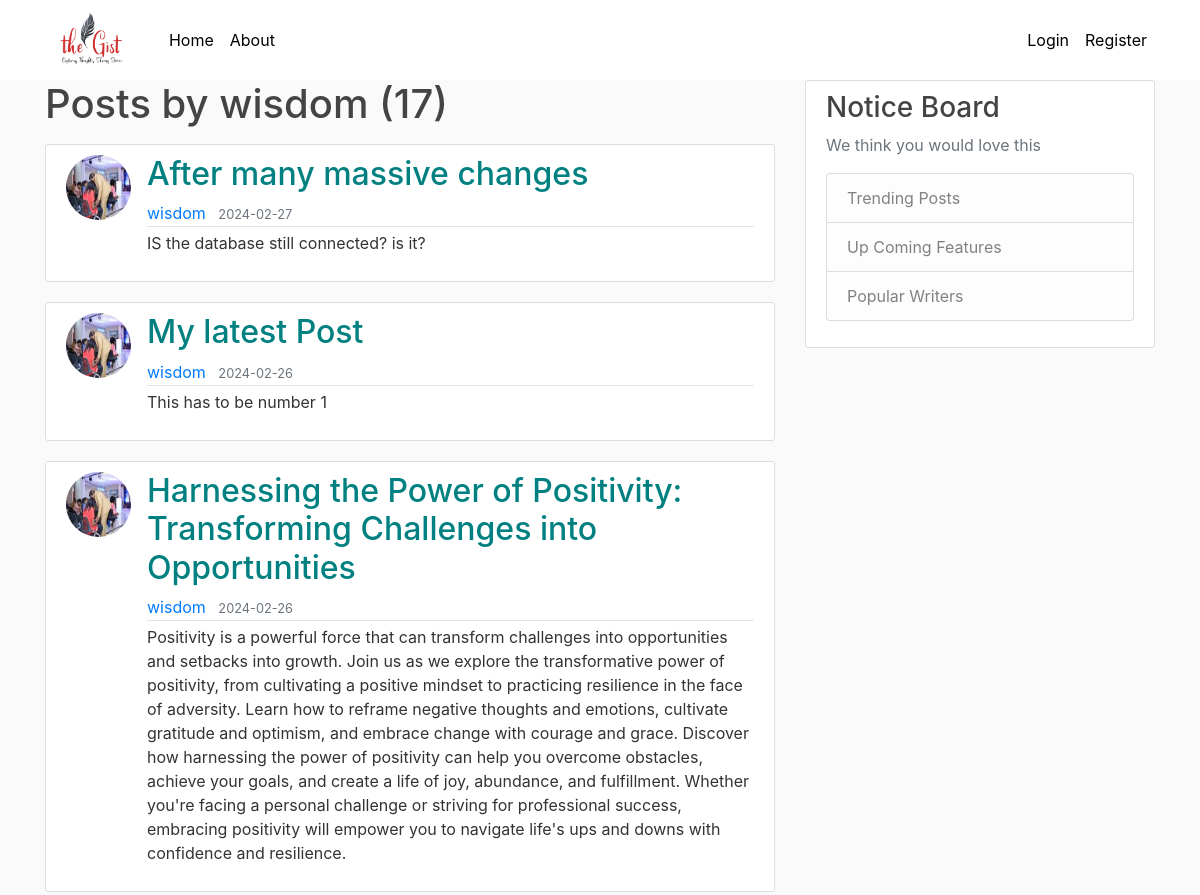
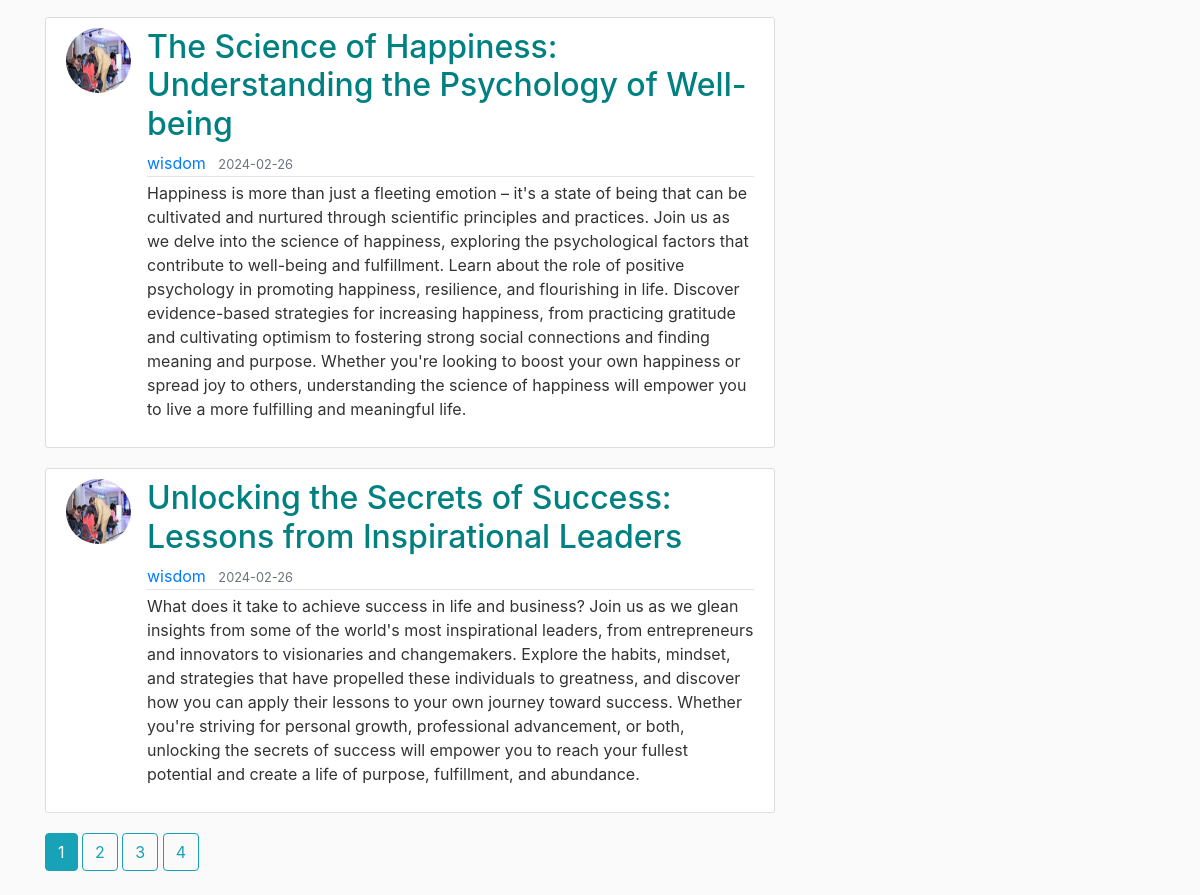
The page /user/wisdom on the database as committed earlier (2 pictures, top to bottom).
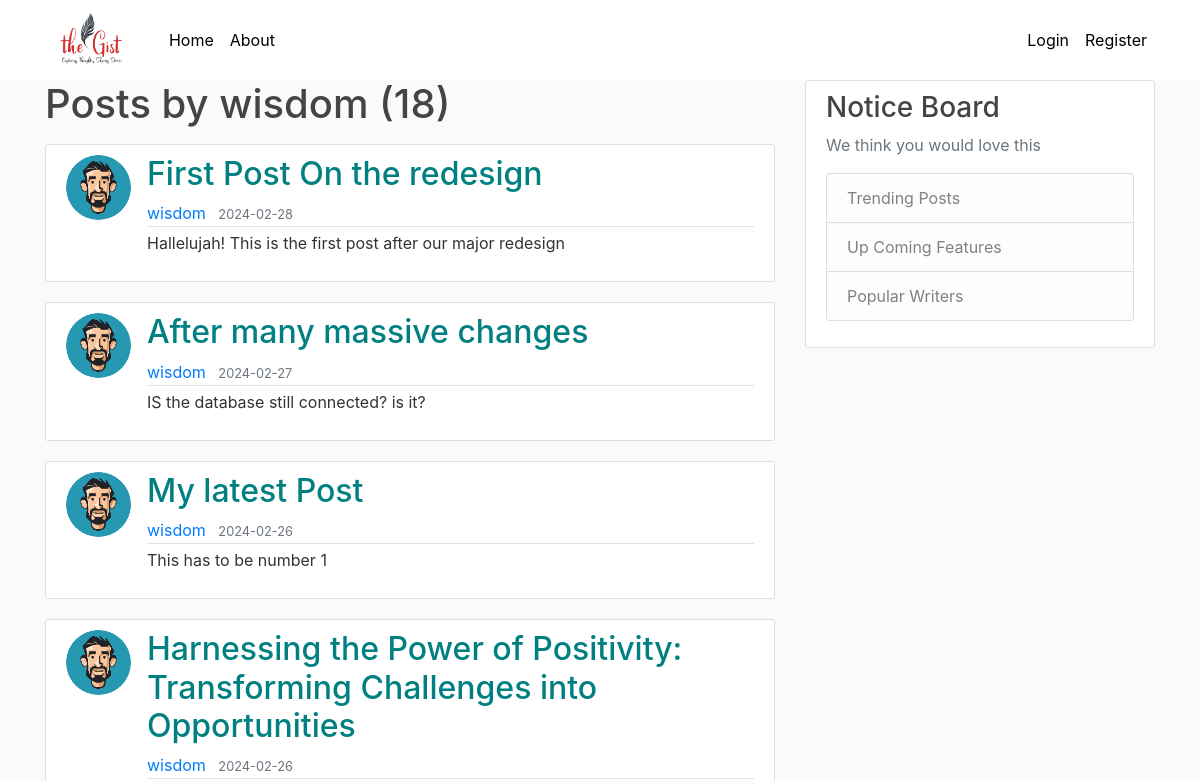
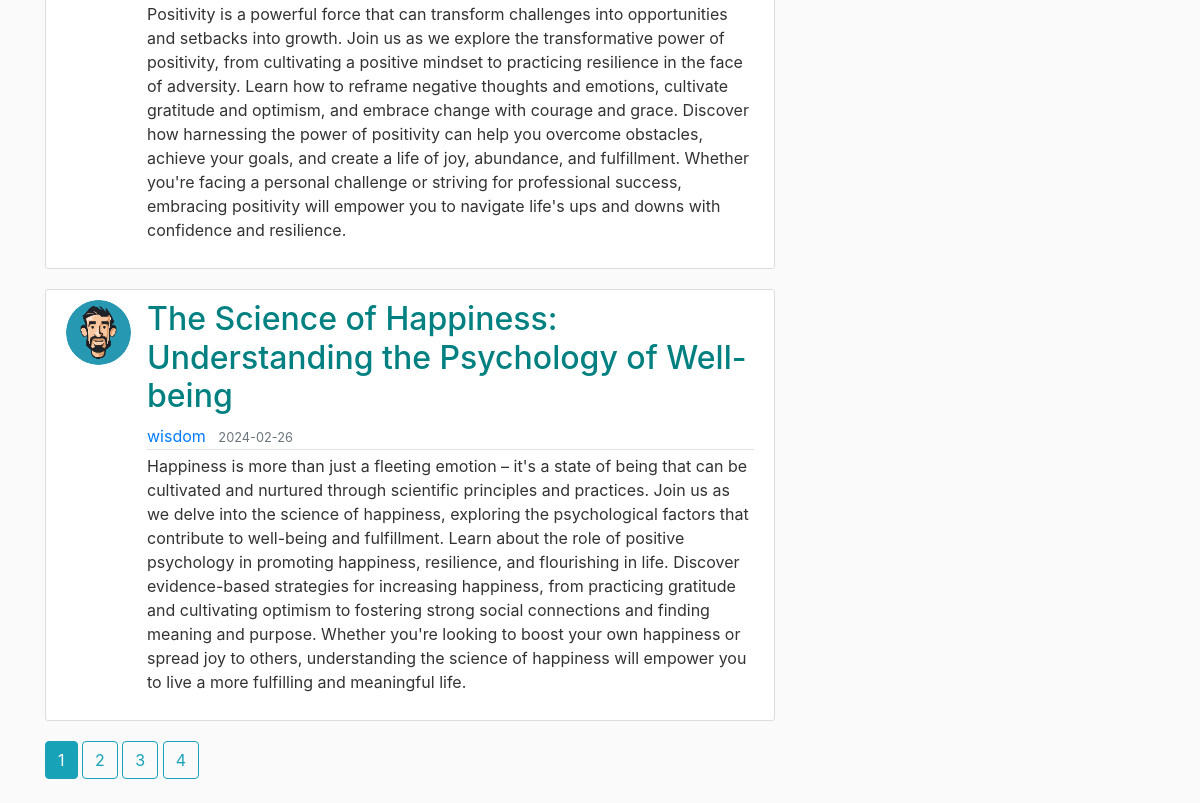
The same page on the database as committed later (2 pictures, top to bottom).
### flaskblog/models.py (models this page shows, shortened)
class User(db.Model, UserMixin):
    id = db.Column(db.Integer, primary_key=True)
    username = db.Column(db.String(20), unique=True, nullable=False)
    email = db.Column(db.String(120), unique=True, nullable=False)
    image_file = db.Column(db.String(20), nullable=False, default='default.jpg')
    password = db.Column(db.String(60), nullable=False)
    posts = db.relationship('Post', backref='author', lazy=True)

class Post(db.Model):
    id = db.Column(db.Integer, primary_key=True)
    title = db.Column(db.String(100), nullable=False)
    date_posted = db.Column(db.DateTime, nullable=False, default=datetime.utcnow)
    content = db.Column(db.Text, nullable=False)
    user_id = db.Column(db.Integer, db.ForeignKey('user.id'), nullable='False')

### flaskblog/users/routes.py (the view)
@users.route("/user/<string:username>")
def user_posts(username):
    page = request.args.get('page', 1, type=int)
    user = User.query.filter_by(username=username).first_or_404()
    posts = Post.query.filter_by(author=user)\
        .order_by(Post.date_posted.desc())\
        .paginate(page=page, per_page=5)
    return render_template('user_posts.html', posts=posts, user=user)

### flaskblog/templates/user_posts.html
{% extends "layout.html" %}
{% block content %}
    <h1 class="mb-3">Posts by {{ user.username }} ({{ posts.total }})</h1>
    {% for post in posts.items %}
        <article class="media content-section">
          <img class="rounded-circle article-img" src="{{ url_for('static', filename='profile_pics/' + post.author.image_file) }}">
          <div class="media-body">
            <h2><a class="article-title" href="{{ url_for('posts.post', post_id=post.id) }}">{{ post.title }}</a></h2>
            <div class="article-metadata">
              <a class="mr-2" href="{{ url_for('users.user_posts', username=post.author.username) }}">{{ post.author.username }}</a>
              <small class="text-muted">{{ post.date_posted.strftime('%Y-%m-%d') }}</small>
            </div>
            <p class="article-content">{{ post.content }}</p>
          </div>
        </article>
    {% endfor %}
    {% for page_num in posts.iter_pages(left_edge=1, right_edge=1, left_current=1, right_current=2) %}
      {% if page_num %}
        {% if posts.page == page_num %}
          <a class="btn btn-info mb-4" href="{{ url_for('users.user_posts', username=user.username, page=page_num) }}">{{ page_num }}</a>
        {% else %}
          <a class="btn btn-outline-info mb-4" href="{{ url_for('users.user_posts', username=user.username, page=page_num) }}">{{ page_num }}</a>
        {% endif %}
      {% else %}
        ...
      {% endif %}
    {% endfor %}
{% endblock content %}

### flaskblog/templates/layout.html (shortened to what this page needs)
<!DOCTYPE html>
<html>
<head>
    <link rel="stylesheet" href="https://maxcdn.bootstrapcdn.com/bootstrap/4.0.0/css/bootstrap.min.css">
    <link rel="stylesheet" type="text/css" href="{{ url_for('static', filename='main.css') }}">
</head>
<body>
    <header class="site-header">
      <nav class="navbar navbar-expand-md navbar-dark bg-custom fixed-top">
        <div class="container">
          <a class="navbar-brand mr-4" href="/">
            <img src="{{ url_for('static', filename='gist.png') }}" alt="Icon" width="91.95" height="54.05">
          </a>
            <div class="collapse navbar-collapse" id="navbarToggle">
                <div class="navbar-nav mr-auto">
                    <a class="nav-item nav-link" href="{{ url_for('main.home') }}">Home</a>
                    <a class="nav-item nav-link" href="{{ url_for('main.about') }}">About</a>
                </div>
                <div class="navbar-nav">
                    {% if current_user.is_authenticated %}
                    <a class="nav-item nav-link" href="{{ url_for('posts.new_post') }}">New Post</a>
                    <a class="nav-item nav-link" href="{{ url_for('users.account') }}">Account</a>
                    <a class="nav-item nav-link" href="{{ url_for('users.logout') }}">Logout</a>
                    {% else %}
                    <a class="nav-item nav-link" href="{{ url_for('users.login') }}">Login</a>
                    <a class="nav-item nav-link" href="{{ url_for('users.register') }}">Register</a>
                    {% endif %}
                </div>
            </div>
        </div>
    </nav>
    </header>
    <main role="main" class="container">
      <div class="row">
        <div class="col-md-8">
          {% block content %}{% endblock %}
        </div>
        <div class="col-md-4">
          <div class="content-section">
            <h3>Notice Board</h3>
            <p class='text-muted'>We think you would love this
              <ul class="list-group">
                <li class="list-group-item list-group-item-light">Trending Posts</li>
                <li class="list-group-item list-group-item-light">Up Coming Features</li>
                <li class="list-group-item list-group-item-light">Popular Writers</li>
              </ul>
            </p>
          </div>
        </div>
      </div>
    </main>
</body>
</html>

### flaskblog/static/main.css (style rules this page uses)
body { background: #fafafa; color: #333333; margin-top: 5rem; }
h1, h2, h3, h4, h5, h6 { color: #444444; }
.bg-custom { background-color: #ffffff; }
.site-header .navbar-brand { color: #CF2E2E; }
.site-header .navbar-nav .nav-link { color: #000000; }
.content-section { background: #ffffff; padding: 10px 20px; border: 1px solid #dddddd; border-radius: 3px; margin-bottom: 20px; }
.article-title { color: #008080; }
.article-content { white-space: pre-line; }
.article-img { height: 65px; width: 65px; margin-right: 16px; }
.article-metadata { padding-bottom: 1px; margin-bottom: 4px; border-bottom: 1px solid #e3e3e3; }

Rows that differ between the two databases and show on the page:
no longer on this page (row unchanged): Post: image_file (picture), title "Unlocking the Secrets of Success: Lessons from Inspirational Leaders", author.username "wisdom", date_posted "2024-02-26", content "What does it take to achieve success in life and business? Join us as we glean insights from some of the world's most inspirational leaders, from entrepreneurs and innovators to visionaries and changemakers. Explore the habits, mindset, and strategies that have propelled these individuals to greatness, and discover how you can apply their lessons to your own journey toward success. Whether you're striving for personal growth, professional advancement, or both, unlocking the secrets of success will empower you to reach your fullest potential and create a life of purpose, fulfillment, and abundance."
added Post: image_file (picture), title "First Post On the redesign", author.username "wisdom", date_posted "2024-02-28", content "Hallelujah! This is the first post after our major redesign"
changed through a linked row, Post "After many massive changes": image_file: a different picture
changed through a linked row, Post "My latest Post": image_file: a different picture
changed through a linked row, Post "Harnessing the Power of Positivity: Transforming Challenges into Opportunities": image_file: a different picture
changed through a linked row, Post "The Science of Happiness: Understanding the Psychology of Well-being": image_file: a different picture
Other text that changed with them:
{{ posts.total }}: "17" → "18"
